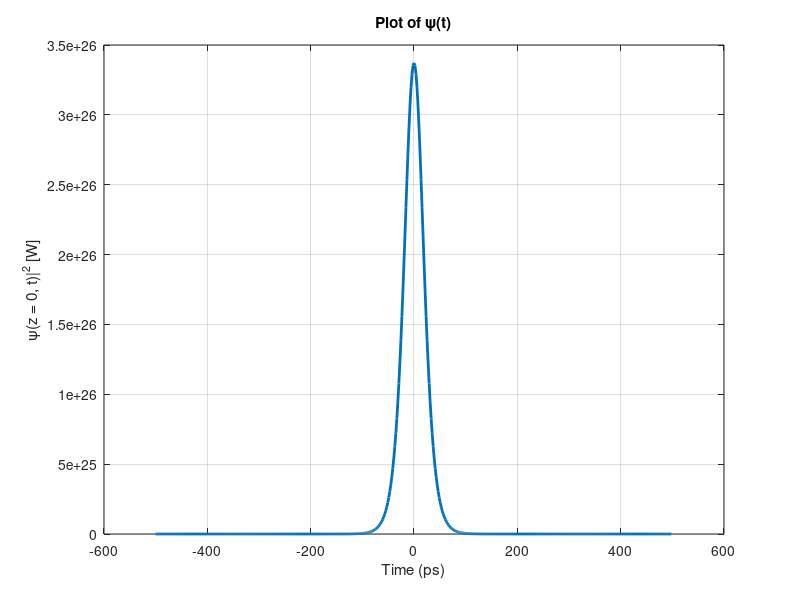

Write MATLAB code to recreate this figure.
clc; clear; close all;

%% Constants 
c = 2.9986*10^8; %*10^(-12)*10^(-3);%speed of light in vacum (km/ps
disp(['c: ' num2str(c)]);
%% define the inputs
T = 100; %period in ps,  100*10^(-12); %period in seconds (from pico seconds, ps)
duty_cycle = 25; % duty cycle in % 
lamda0 = 1.55; %central wavelength in micro meters, 1.55*10^(-6); %central wavelength (from 1.55micro meters) 
L = 20; %fibre length in km,  20*10^3; %fibre length (from km) 
alphadB = 0.2; %loss in dB/km, 0.2*10^(-3); %loss in dB/m (from dB/km)

% need converting to SI unit
D = 17; %dispersion coefficient (ps/nm/km) 
n2 = 2.7*10^(-26); % non linear coeeficient (km^2/W) 
Aeff = 55; % effective core area (micro m^2) 


%% calculated inputs 
f = 1/T; %frequency in THz,  %frequency (Hz)
omega0 = 2*pi*f; %angular frequency (rad/pico second), %angular frequency (rad s^-1)

T0 = (duty_cycle/100)*T; %pulse width in pico seconds
alpha = alphadB/4.343; % loss in km^-1
beta2 = -((D*(lamda0^2))/(2*pi*c)); %GVD parameter (supposed to be ps^2/km, not sure how)
gamma = (n2*omega0)/(c*Aeff); %SPM parameter (supposed to be W^-1 km^-1, not sure how)


%% display variables
disp(['T (ps): ' num2str(T)]);
disp(['duty_cycle (%): ' num2str(duty_cycle)]);
disp(['T0 (ps): ' num2str(T0)]);
disp(['lamda0 (um): ' num2str(lamda0)]);
disp(['L (km): ' num2str(L)]);
disp(['alphadB (dB/km): ' num2str(alphadB)]);
disp(['D (ps/nm/km): ' num2str(D)]);
disp(['n2 (km^2/W): ' num2str(n2)]);
disp(['Aeff (um^2): ' num2str(Aeff)]);
disp(['f (THz): ' num2str(f)]);
disp(['omega0 (rad/ps): ' num2str(omega0)]);
disp(['alpha (km^-1): ' num2str(alpha)]);
disp(['beta2 (ps^2/km): ' num2str(beta2)]);
disp(['gamma (W^-1/km): ' num2str(gamma)]);

%% Initial pulse 
psi0 = sqrt(abs(beta2)/(gamma* T0^2)); %peak amplitude calculated from the one-solition conditoin 
%psi0 = 0.1320;
%psi = psi0*sech(t/T0); 
disp(['psi0 (peak amplitude): ' num2str(psi0)]);

%calculating the linear and the non-linear length 
LD = (T0^2)/abs(beta2); %linear length 
LNL = 1/(gamma*(psi0^2)); %nonlinear length


%% Discretisation 
Tmax = 40*T0; %time window width 
fmax = 40/(2*pi*T0); %frequency window width
disp(['Tmax (ps): ' num2str(Tmax)]);
disp(['fmax (THz): ' num2str(fmax)]);

%combining the window width and the Nyqvist criteria to avoid aliasing
%effects
dt = 1/(2*fmax); %time sampling rate
df = 1/Tmax; %frequency sampling rate

disp(['dt (time sampling rate): ' num2str(dt)]);
disp(['df (frequency sampling rate): ' num2str(df)]);

%preparation for Fast Fourier Transform (FFT)
N0 = round(Tmax/dt); % number of samples
disp(['Number of samples: ' num2str(N0)]);
%adjust N0 to be in the order 2^n
N = 2^nextpow2(N0); %set N to the 2^n closest to N0
dt = Tmax/N; %update dt so that Tmax/dt = N
df = N/(2*Tmax); %update fmax so that 2fmax/df = N

disp(['Updated number of samples: ' num2str(N)]);
disp(['Updated dt (time sampling rate): ' num2str(dt)]);
disp(['Updated df (frequency sampling rate): ' num2str(df)]);

%calculate the time vector (t[i] = (-N/2 + i - 1))
t = (-N/2 : N/2 - 1)*dt; %create time vector from -N/2 to N/2 -1 and scale by dt
%calculate the frequency vector (f[i]= (-N/2 + i - 1)
f = (-N/2 : N/2 - 1)*df; 
%calculate the angular vector (omega[i] = (-N/2 + i -1))
domega = 2*pi*df; 
omega = (-N/2 : N/2 - 1)*domega; 

%crate the signal
psi = psi0*sech(t/T0);  
%calculate the temporl intensity (|x|^2)
psi_temporal_intensity = abs(psi).^2;  

% Plot the signal (fucked because of units)
figure;
plot(t, psi_temporal_intensity, 'LineWidth', 2);
xlabel('Time (ps)');
%ylabel('\psi(t)');
ylabel('\psi(z = 0, t)|^2 [W]');
title('Plot of \psi(t)');
grid on;

%discretisation of the space z (axial propagation direction)
dz = (1/1000)*min(LD, LNL); %make z sampling rate a fraction of the smallest LD, LNL value 
Nz = round(L/dz); %calculate the number of samples 
dz = L/Nz; %update dz fit the rounded range
